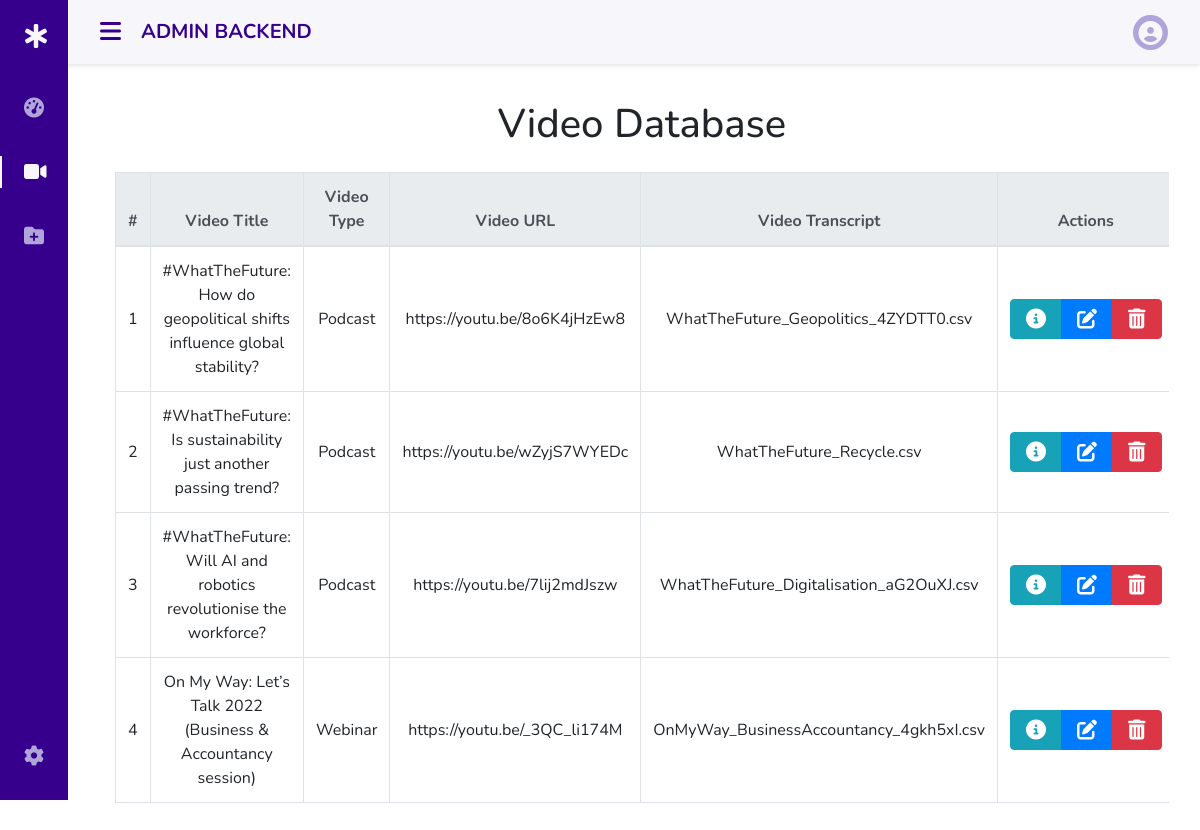
Page /videodatabase/ on the committed database.
### app/models.py (models this page shows, shortened)
class Video(models.Model):
    VideoID = models.AutoField(primary_key=True)  # Assuming thr field to be an auto-incrementing numeric ID.
    VideoTitle = models.TextField()
    VideoType = models.TextField()
    VideoURL = models.URLField()
    VideoTranscript = models.FileField(upload_to='transcripts/csv/')  # The csv file will be uploaded to the 'transcripts/csv/' directory within the project.

### app/views.py (the view)
# urls.py: path('videodatabase/', views.view_video, name='view_video'),
def view_video(request):
    videos = Video.objects.all()
    return render(request, 'view_video.html', {'videos': videos})

### app/templatetags/filters.py (called while the page is built)
@register.filter
def basename(value):
    return os.path.basename(value)

### app/templates/view_video.html (shortened to what this page needs)
{% extends 'backend.html' %}
{% load filters %}
{% block content %}
<div class="container-fluid mt-4">
    <h1 class="text-center mb-4">Video Database</h1>
    <div class="table-responsive">
        <table class="table table-bordered table-hover">
            <thead class="thead-light">
                <tr>
                    <th scope="col" class="text-center col-1">#</th>
                    <th scope="col" class="text-center">Video Title</th>
                    <th scope="col" class="text-center col-1">Video Type</th>
                    <th scope="col" class="text-center">Video URL</th>
                    <th scope="col" class="text-center">Video Transcript</th>
                    <th scope="col" class="text-center">Actions</th>
                </tr>
            </thead>
            <tbody>
                {% for video in videos %}
                <tr>
                    <td class="align-middle text-center">{{ forloop.counter }}</td>
                    <td class="align-middle text-center">{{ video.VideoTitle }}</td>
                    <td class="align-middle text-center">{{ video.VideoType }}</td>
                    <td class="align-middle text-center">{{ video.VideoURL }}</td>
                    <td class="align-middle text-center">{{ video.VideoTranscript.name|basename }}</td>
                    <td class="align-middle text-center">
                        <div class="btn-group" role="group">
                            <a href="{% url 'video_details' video.pk %}" class="btn btn-info btn-circle btn-m action-btn" data-toggle="tooltip" data-placement="top" title="Details">
                                <i class="fas fa-info-circle action-icon"></i>
                            </a>
                            <a href="{% url 'update_video' video.pk %}" class="btn btn-primary btn-circle btn-m action-btn" data-toggle="tooltip" data-placement="top" title="Edit">
                                <i class="fas fa-edit action-icon"></i>
                            </a>
                            <a href="{% url 'delete_video' video.pk %}" class="btn btn-danger btn-circle btn-m action-btn" data-toggle="tooltip" data-placement="top" title="Delete">
                                <i class="fas fa-trash-alt action-icon"></i>
                            </a>
                        </div>
                    </td>
                </tr>
                {% endfor %}
            </tbody>
        </table>
    </div>
</div>
{% endblock %}

### app/templates/backend.html (shortened to what this page needs)
<!DOCTYPE html>
<html>
<head>
    {% load static %}
    <link rel="stylesheet" href="https://cdnjs.cloudflare.com/ajax/libs/font-awesome/6.4.2/css/all.min.css">
    <link rel="stylesheet" href="https://maxcdn.bootstrapcdn.com/bootstrap/4.5.2/css/bootstrap.min.css">
<body id="body-pd">
    <header class="header" id="header">
        <div class="header_content">
            <div class="header_toggle">
                <i class="fas fa-bars" id="header-toggle"></i>
            </div>
            <p class="admin-text">ADMIN BACKEND</p>
        </div>
        <a href="{% url 'home' %}" class="user-circle" title="Go to frontend view">
            <i class="fas fa-user-circle"></i>
        </a>
    </header>
    <div class="l-navbar" id="nav-bar">
        <nav class="nav">
            <div>
                <div class="nav_logo">
                    <i class="logo-collapsed fas fa-star-of-life"></i>
                </div>
                <div class="nav_list">
                    <a href="{% url 'dashboard' %}" class="nav_link">
                        <i class="fas fa-tachometer-alt nav_icon"></i>
                    </a>
                    <a href="{% url 'view_video' %}" class="nav_link">
                        <i class="fas fa-video nav_icon"></i>
                    </a>
                    <a href="{% url 'create_video' %}" class="nav_link">
                        <i class="fas fa-folder-plus nav_icon"></i>
                    </a>
                </div>
            </div>
            <div class="nav_link">
                <i class="fas fa-cog nav_icon"></i>
            </div>
        </nav>
    </div>
    <div class="height-100" style="margin-top: 100px;">
        {% block content %}
        {% endblock %}
    </div>
</body>
</html>

### app/templates/view_video.html (style rules this page uses)
.action-btn { display: flex; align-items: center; justify-content: center; }
.action-icon { font-size: 20px; padding: 3px; }

### app/templates/backend.html (style rules this page uses)
:root { --header-height: 3rem; --nav-width: 68px; --first-color: #36008d; --first-color-light: #AFA5D9; --white-color: #F7F6FB; --body-font: 'Nunito', sans-serif; --normal-font-size: 1rem; --z-fixed: 100 }
body { position: relative; margin: var(--header-height) 0 0 0; padding: 0 1rem; font-family: var(--body-font); font-size: var(--normal-font-size); transition: .5s }
a { text-decoration: none }
.header { width: 100%; height: var(--header-height); position: fixed; top: 0; left: 0; display: flex; align-items: center; justify-content: space-between; padding: 0 1rem; background-color: var(--white-color); z-index: var(--z-fixed); transition: .5s; box-shadow: 0px 2px 4px rgba(0, 0, 0, 0.1); }
.header_content { display: flex; align-items: center; }
.admin-text { margin: auto; margin-left: 20px; font-size: 20px; font-weight: bold; color: var(--first-color); }
.header_toggle { color: var(--first-color); font-size: 1.5rem; cursor: pointer }
.user-circle { width: 35px; height: 35px; display: flex; justify-content: center; align-items: center; border-radius: 50%; background-color: var(--first-color-light); color: var(--white-color); font-size: 1.5rem; overflow: hidden; cursor: pointer; transition: background-color 0.3s; }
.user-circle i { margin-top: 2px; }
.l-navbar { position: fixed; top: 0; left: -30%; width: var(--nav-width); height: 100vh; background-color: var(--first-color); padding: .5rem 1rem 0 0; transition: .5s; z-index: var(--z-fixed) }
.nav { height: 100%; display: flex; flex-direction: column; justify-content: space-between; overflow: hidden }
.nav_logo, .nav_link { display: grid; grid-template-columns: max-content max-content; align-items: center; column-gap: 1rem; padding: .5rem 0 .5rem 1.5rem }
.nav_logo { margin-bottom: 2rem; display: flex; align-items: center; gap: 10px; }
.logo-collapsed { font-size: 1.5rem; color: var(--white-color); }
.nav_link { position: relative; color: var(--first-color-light); margin-bottom: 1.5rem; padding: 0.5rem 1.5rem; border-radius: 20px; transition: .3s; display: flex; }
.nav_link i { margin-right: 0.5rem; }
.nav_icon { font-size: 1.25rem; }
.active { color: var(--white-color) }
.active::before { content: ''; position: absolute; left: 0; width: 2px; height: 32px; background-color: var(--white-color) }
.height-100 { height: 100vh }
@media screen and (min-width: 768px) { body { margin: calc(var(--header-height) + 1rem) 0 0 0; padding-left: calc(var(--nav-width) + 2rem) } }
@media screen and (min-width: 768px) { .header { height: calc(var(--header-height) + 1rem); padding: 0 2rem 0 calc(var(--nav-width) + 2rem) } }
@media screen and (min-width: 768px) { .l-navbar { left: 0; padding: 1rem 1rem 0 0; width: var(--nav-width); } }

### rows in the picture
Video: VideoTitle "#WhatTheFuture: How do geopolitical shifts influence global stability?", VideoType "Podcast", VideoURL "https://youtu.be/8o6K4jHzEw8", VideoTranscript.name|basename "WhatTheFuture_Geopolitics_4ZYDTT0.csv"
Video: VideoTitle "#WhatTheFuture: Is sustainability just another passing trend?", VideoType "Podcast", VideoURL "https://youtu.be/wZyjS7WYEDc", VideoTranscript.name|basename "WhatTheFuture_Recycle.csv"
Video: VideoTitle "#WhatTheFuture: Will AI and robotics revolutionise the workforce?", VideoType "Podcast", VideoURL "https://youtu.be/7lij2mdJszw", VideoTranscript.name|basename "WhatTheFuture_Digitalisation_aG2OuXJ.csv"
Video: VideoTitle "On My Way: Let’s Talk 2022 (Business & Accountancy session)", VideoType "Webinar", VideoURL "https://youtu.be/_3QC_li174M", VideoTranscript.name|basename "OnMyWay_BusinessAccountancy_4gkh5xI.csv"
